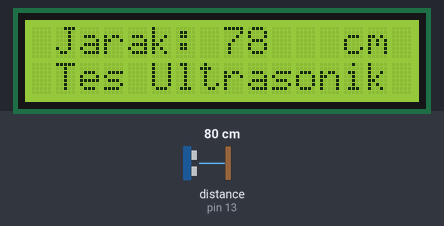
This sketch was run on a simulated Arduino Uno, built with avr-gcc and run on an emulated ATmega328P. On the bench: 16×2 character LCD. Wiring (inferred from the names in the program): ultrasonic range finder: trigger pin 15; echo pin 13. Inputs (shaded band) come from the test bench; at power-on: distance to the obstacle (sensor on pin 13) 80 cm. The echo pulse lasts 58.3 µs per cm; what the sketch prints to the serial monitor is not drawn.

Above: at 1.2 s.
1.3 s: distance to the obstacle (sensor on pin 13) set to 2 cm
At 3.3 s:
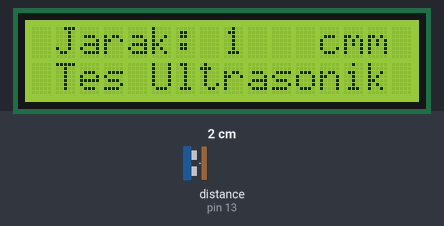
3.6 s: distance to the obstacle (sensor on pin 13) set to 4 cm
At 4.5 s:
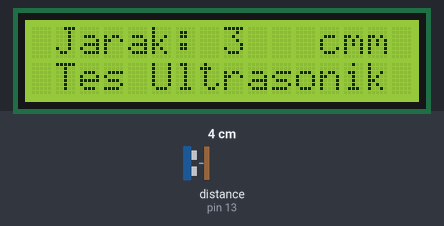
5.7 s: distance to the obstacle (sensor on pin 13) set to 9 cm
At 6.8 s:
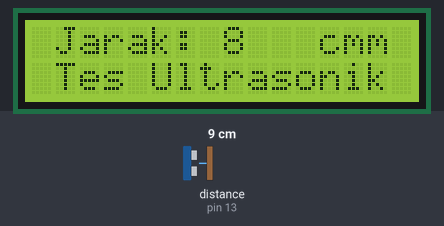
Timing chart, 0 to 8.7 s (numbered marks = the images above; inputs shaded):
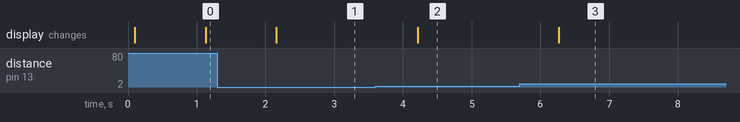

The sketch:

4.lcd_ultrasonik.ino
```cpp
#include <Wire.h>
#include <LiquidCrystal_I2C.h>
#define trigger_pin 15 //D8
#define Echo_pin 13 //D7
LiquidCrystal_I2C lcd (0x27, 16,2);  //pengenalan alamat i2c
long duration;
int distance;
void  setup () {
  Serial.begin(9600);
  lcd.init();
  lcd.clear();
  lcd.backlight();
  pinMode(trigger_pin, OUTPUT);
  pinMode(Echo_pin, INPUT);
}
void  loop () {
  digitalWrite(trigger_pin, LOW);
  delayMicroseconds(2);
  digitalWrite(trigger_pin, HIGH);
  delayMicroseconds(10);
  digitalWrite(trigger_pin, LOW);
  duration = pulseIn(Echo_pin, HIGH); // save waktu durasi parsing data
  distance= duration*0.034/2; //ubahdurasi ke jarak
  lcd.setCursor(1, 1);
  lcd.print("Tes Ultrasonik");
  lcd.setCursor(1, 0);
  lcd.print("Jarak: ");
  lcd.print(distance);
  lcd.print("   cm");

  Serial.print("Jarak: ");
  Serial.print(distance);
  Serial.println(" cm");

  delay(1000);
}
```

Measured:
- after the input at 1.3 s, the display: changes after 0.86 s (image 1)
- after the input at 3.6 s, the display: changes after 0.61 s (image 2)
- after the input at 5.7 s, the display: changes after 0.57 s (image 3)
